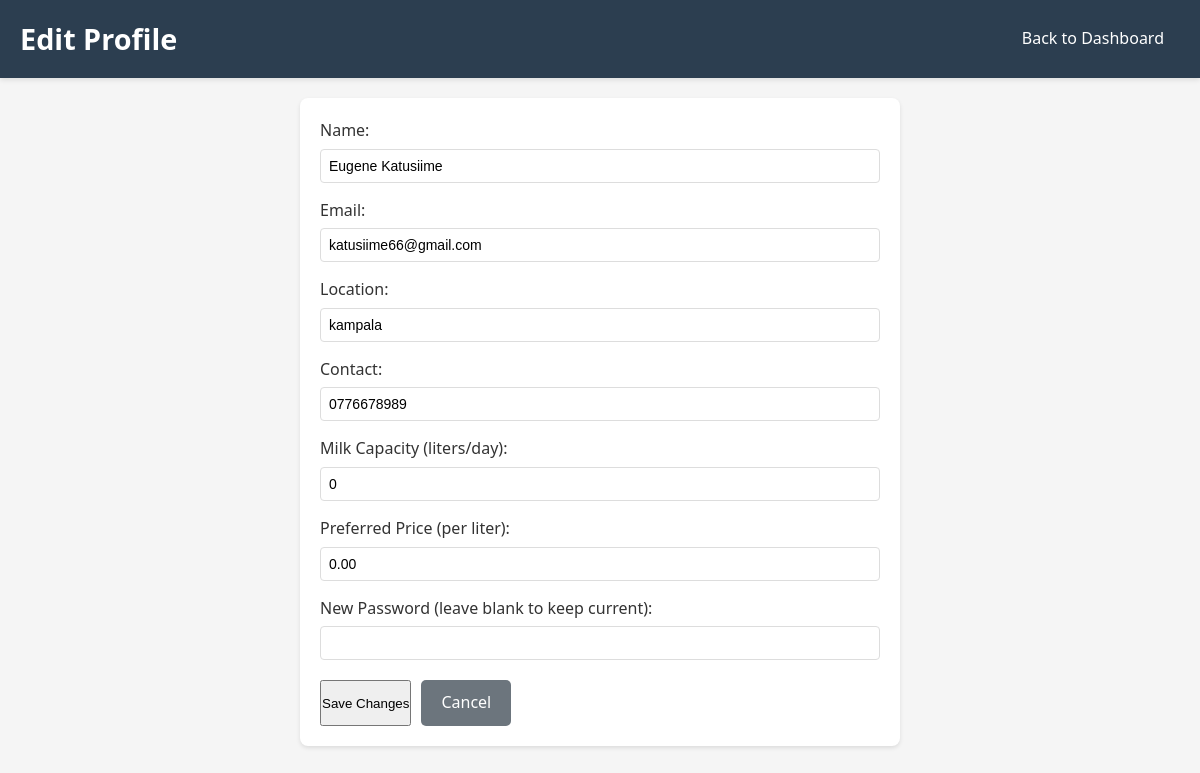
The page /pages/farmer/edit_profile.php (signed in) on the database its author committed.
### tables this page shows
CREATE TABLE `farmers` (
  `id` int NOT NULL AUTO_INCREMENT,
  `name` varchar(100) NOT NULL,
  `email` varchar(100) NOT NULL,
  `password` varchar(255) NOT NULL,
  `location` varchar(255) NOT NULL,
  `contact` varchar(50) NOT NULL,
  `milk_capacity` float NOT NULL,
  `preferred_price` decimal(10,2) NOT NULL,
  `created_at` datetime DEFAULT CURRENT_TIMESTAMP,
  `updated_at` datetime DEFAULT CURRENT_TIMESTAMP ON UPDATE CURRENT_TIMESTAMP,
  PRIMARY KEY (`id`),
  UNIQUE KEY `email` (`email`)
);

### pages/farmer/edit_profile.php (the view, shortened to what this page needs)
<?php
include_once '../../config/db.php';
$farmerId = $_SESSION['user_id'];
$sql = "SELECT * FROM farmers WHERE id = $farmerId";
$result = mysqli_query($conn, $sql);
$farmer = mysqli_fetch_assoc($result);
?>
<!DOCTYPE html>
<html lang="en">
<head>
    <link rel="stylesheet" href="../../css/dashboard.css">
</head>
<body>
    <header>
        <div class="container">
            <h1>Edit Profile</h1>
            <nav>
                <a href="dashboard.php">Back to Dashboard</a>
            </nav>
        </div>
    </header>
    <main class="container">
        <div class="form-container">
            <form method="POST">
                <div class="form-group">
                    <label>Name:</label>
                    <input type="text" name="name" value="<?php echo htmlspecialchars($farmer['name']); ?>" required>
                </div>
                <div class="form-group">
                    <label>Email:</label>
                    <input type="email" name="email" value="<?php echo htmlspecialchars($farmer['email']); ?>" required>
                </div>
                <div class="form-group">
                    <label>Location:</label>
                    <input type="text" name="location" value="<?php echo htmlspecialchars($farmer['location']); ?>" required>
                </div>
                <div class="form-group">
                    <label>Contact:</label>
                    <input type="text" name="contact" value="<?php echo htmlspecialchars($farmer['contact']); ?>" required>
                </div>
                <div class="form-group">
                    <label>Milk Capacity (liters/day):</label>
                    <input type="number" name="milk_capacity" value="<?php echo htmlspecialchars($farmer['milk_capacity']); ?>" required>
                </div>
                <div class="form-group">
                    <label>Preferred Price (per liter):</label>
                    <input type="number" name="preferred_price" step="0.01" value="<?php echo htmlspecialchars($farmer['preferred_price']); ?>" required>
                </div>
                <div class="form-group">
                    <label>New Password (leave blank to keep current):</label>
                    <input type="password" name="password">
                </div>
                <div class="button-group">
                    <button type="submit" class="btn-primary">Save Changes</button>
                    <a href="dashboard.php" class="btn-secondary">Cancel</a>
                </div>
            </form>
        </div>
    </main>
</body>
</html>

### css/dashboard.css (style rules this page uses)
* { margin: 0; padding: 0; box-sizing: border-box; }
body { font-family: 'Segoe UI', Tahoma, Geneva, Verdana, sans-serif; line-height: 1.6; background-color: #f5f5f5; color: #333; }
.container { max-width: 1200px; margin: 0 auto; padding: 0 20px; }
header { background-color: #2c3e50; color: white; padding: 1rem 0; box-shadow: 0 2px 5px rgba(0, 0, 0, 0.1); }
header .container { display: flex; justify-content: space-between; align-items: center; }
header h1 { font-size: 1.8rem; font-weight: 600; }
nav { display: flex; align-items: center; gap: 1rem; }
nav a { color: white; text-decoration: none; padding: 0.5rem 1rem; border-radius: 4px; transition: background-color 0.3s; }
main { padding: 2rem 0; }

### pages/farmer/edit_profile.php (style rules this page uses)
.form-container { max-width: 600px; margin: 20px auto; padding: 20px; background: white; border-radius: 8px; box-shadow: 0 2px 4px rgba(0,0,0,0.1); }
.form-group { margin-bottom: 15px; }
.form-group label { display: block; margin-bottom: 5px; font-weight: 500; }
.form-group input { width: 100%; padding: 8px; border: 1px solid #ddd; border-radius: 4px; font-size: 14px; }
.button-group { display: flex; gap: 10px; margin-top: 20px; }
.btn-secondary { background-color: #6c757d; color: white; padding: 10px 20px; border-radius: 5px; text-decoration: none; border: none; cursor: pointer; }

### rows shown on the page
farmers: name "Eugene Katusiime", email "katusiime66@gmail.com", location "kampala", contact "0776678989", milk_capacity "0", preferred_price "0.00"
